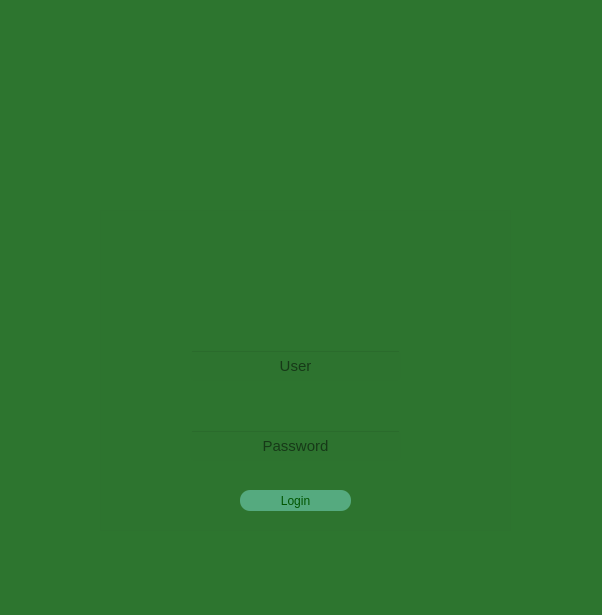
<?xml version="1.0" encoding="UTF-8"?>
<ui version="4.0">
 <class>Login</class>
 <widget class="QWidget" name="Login">
  <property name="geometry">
   <rect>
    <x>0</x>
    <y>0</y>
    <width>602</width>
    <height>615</height>
   </rect>
  </property>
  <property name="windowTitle">
   <string>Form</string>
  </property>
  <property name="styleSheet">
   <string notr="true">background-color: rgb(45, 117, 47);</string>
  </property>
  <widget class="QFrame" name="frame">
   <property name="geometry">
    <rect>
     <x>100</x>
     <y>210</y>
     <width>411</width>
     <height>321</height>
    </rect>
   </property>
   <property name="styleSheet">
    <string notr="true">
background-color: rgba(0, 0, 0,2);</string>
   </property>
   <property name="frameShape">
    <enum>QFrame::StyledPanel</enum>
   </property>
   <property name="frameShadow">
    <enum>QFrame::Raised</enum>
   </property>
   <widget class="QLineEdit" name="text_user">
    <property name="geometry">
     <rect>
      <x>90</x>
      <y>140</y>
      <width>211</width>
      <height>31</height>
     </rect>
    </property>
    <property name="font">
     <font>
      <pointsize>11</pointsize>
     </font>
    </property>
    <property name="alignment">
     <set>Qt::AlignCenter</set>
    </property>
    <property name="placeholderText">
     <string>User</string>
    </property>
   </widget>
   <widget class="QLineEdit" name="text_password">
    <property name="geometry">
     <rect>
      <x>90</x>
      <y>220</y>
      <width>211</width>
      <height>31</height>
     </rect>
    </property>
    <property name="font">
     <font>
      <pointsize>11</pointsize>
     </font>
    </property>
    <property name="echoMode">
     <enum>QLineEdit::Password</enum>
    </property>
    <property name="alignment">
     <set>Qt::AlignCenter</set>
    </property>
    <property name="placeholderText">
     <string>Password</string>
    </property>
   </widget>
   <widget class="QPushButton" name="btn_login">
    <property name="geometry">
     <rect>
      <x>140</x>
      <y>280</y>
      <width>111</width>
      <height>21</height>
     </rect>
    </property>
    <property name="cursor">
     <cursorShape>PointingHandCursor</cursorShape>
    </property>
    <property name="styleSheet">
     <string notr="true">QPushButton{

	
	background-color: rgb(85, 170, 127);
	
	color: rgb(0, 85, 0);

border-radius:10px
}

QPushButton:hover{
	color: rgb(0, 0, 0);
	background-color: rgb(85, 170, 0);

	
	
}</string>
    </property>
    <property name="text">
     <string>Login</string>
    </property>
   </widget>
  </widget>
  <widget class="QLabel" name="label">
   <property name="geometry">
    <rect>
     <x>230</x>
     <y>30</y>
     <width>151</width>
     <height>141</height>
    </rect>
   </property>
   <property name="text">
    <string/>
   </property>
   <property name="pixmap">
    <pixmap>F:/Imagens/midjourney/Vinni_Chinese_ancient_painting_style_distant_mountains_rivers_s_e3716a0d-1b88-4937-9293-ad254667248e.png</pixmap>
   </property>
   <property name="scaledContents">
    <bool>true</bool>
   </property>
  </widget>
  <zorder>label</zorder>
  <zorder>frame</zorder>
 </widget>
 <resources/>
 <connections/>
</ui>
